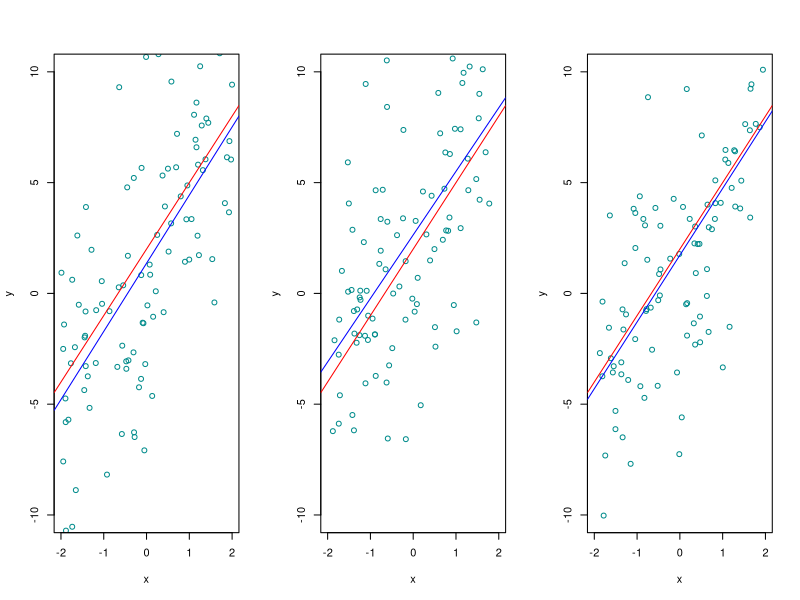

R code for this plot:
# Example Simple Linear Regression 3.1
# Random data
x <- runif(100, -2, 2)
y <- 2 + 3 * x + rnorm(100, 0, 4)

# plots: (creates new Random data)
par(mfrow=c(1,3))
for (i in 1:3)
{
  x <- runif(100,-2,2)
  y <- 2+3*x+rnorm(100,0,4)
  plot(x,y,ylim=c(-10,10),xlim=c(-2,2),col="darkcyan")
  abline(c(2,3),col="red")
  abline(lm(y~x),col="blue")
}
